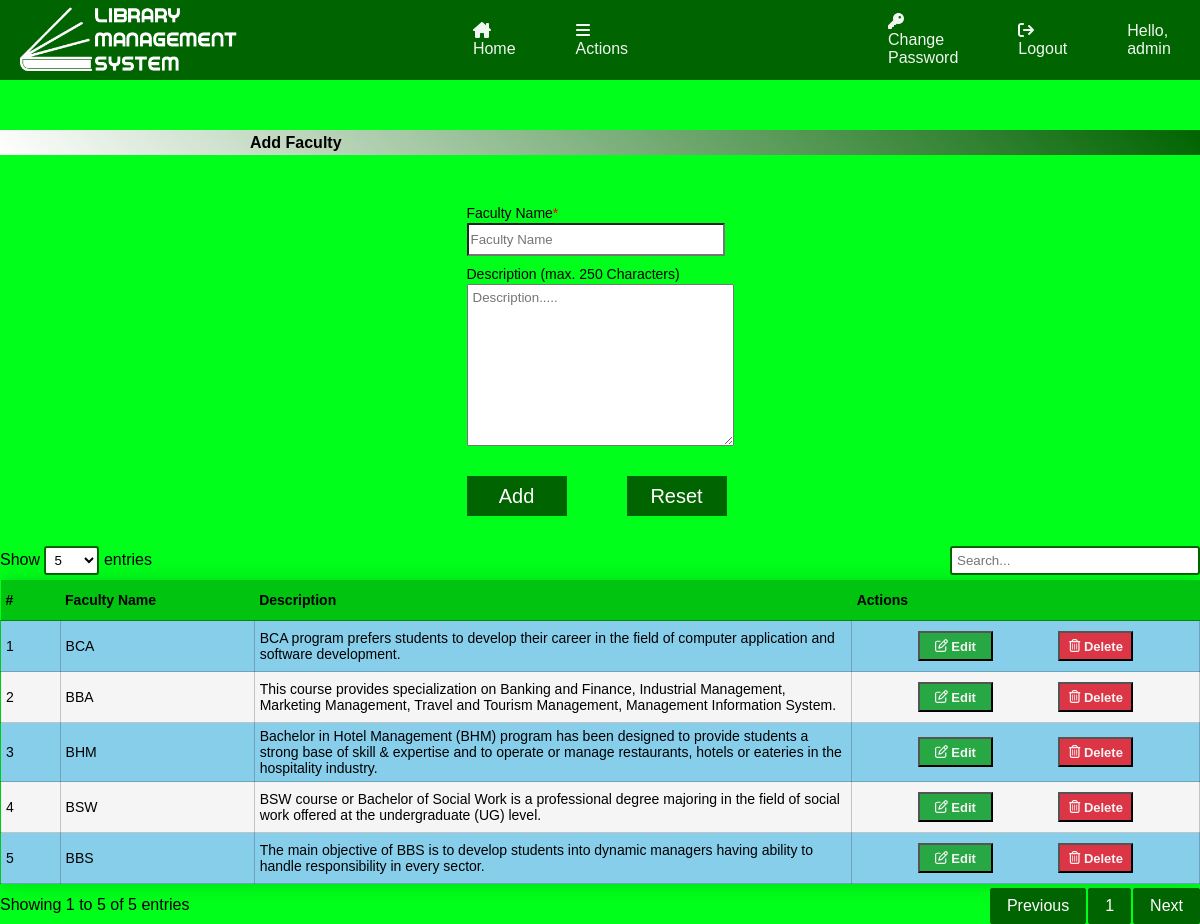
The page /Admins/addFaculty.php (signed in) on the database its author committed.
### tables this page shows
CREATE TABLE `faculty_tbl` (
  `fid` int(20) NOT NULL,
  `faculty_name` varchar(50) NOT NULL,
  `description` longtext NOT NULL
);

### Admins/displayFaculty.php (the view)
<section class="table-container">
    <table class="table" id="myTable">
        <thead>
            <tr>
                <th>#</th>
                <th>Faculty Name</th>
                <th>Description</th>
                <th>Actions</th>
            </tr>
        </thead>
        <tbody>
            <?php
            $counter=0;
            $sql = "SELECT * FROM `faculty_tbl`";
            $result = mysqli_query($conn, $sql);
            $num = mysqli_num_rows($result);
            if ($num > 0) {
                while ($rows = mysqli_fetch_assoc($result)) {
            ?>
                    <tr>
                        <td><?php echo ++$counter; ?></td>
                        <td><?php echo $rows['faculty_name'] ?></td>
                        <td><?php echo $rows['description'] ?></td>
                        <td>
                            <div class="actions">
                                <div class="action-btn">
                                    <div>
                                        <button class="edit-btn all-btn" onclick="location.href='updateFaculty.php?fid=<?php echo $rows['fid']; ?>&action=e'"><i class="fa-regular fa-pen-to-square"></i>
                                            Edit</button>
                                    </div>
                                </div>
                                <div class="action-btn">
                                    <div>
                                        <button class="del-btn all-btn" onclick="location.href='updateFaculty.php?fid=<?php echo $rows['fid']; ?>&action=d'"><i class="fa-regular fa-trash-can"></i>
                                            Delete</button>
                                    </div>
                                </div>
                            </div>
                        </td>
                    </tr>
            <?php }
            }
            ?>
        </tbody>
    </table>
</section>

### css/header.css (style rules this page uses)
* { margin: 0; padding: 0; }
body { background-color: rgb(0, 255, 26); font-family: Arial, Helvetica, sans-serif; background-repeat: no-repeat; background-attachment: fixed; }

### css/table.css (style rules this page uses)
:root { --green: #006400; }
* { padding: 0; margin: 0; font-family: Arial, Helvetica, sans-serif; }
.table-container { display: flex; justify-content: center; }
.table { border-collapse: collapse; margin: 25px 0; font-size: 0.9em; box-shadow: 0 0 20px rgba(0, 0, 0, 0.15); width: 1200px; }
.table th { padding: 5px; height: 30px; }
.table td { padding: 5px; min-width: 20px; max-width: 300px; border: 1px solid rgba(0, 0, 0, 0.203); }
.table tr { color: #000000; text-align: left; }
.table thead tr { background-color: #00640061; font-size: 14px; }
.table tbody tr { font-size: 14px; }
.table tbody tr:nth-of-type(even) { background-color: whitesmoke; }
.table tbody tr:nth-of-type(odd) { background-color: skyblue; }
.actions { display: flex; align-items: center; justify-content: space-evenly; }
.actions .action-btn { margin: 5px; }
.actions .action-btn .all-btn { width: 75px; height: 30px; padding: 5px; text-align: center; font-size: 13px; color: whitesmoke; font-weight: bold; }
.actions .action-btn .edit-btn { background-color: #28A745; }
.actions .action-btn .del-btn { background-color: #DC3545; }

### Admins/css/addForm.css (style rules this page uses)
:root { --green: #006400; }
* { padding: 0; margin: 0; }

### Assets/DataTables/datatables.css (style rules this page uses)
table.dataTable thead th, table.dataTable thead td, table.dataTable tfoot th, table.dataTable tfoot td { text-align: left; }
table.dataTable { width: 1200px; margin: 0 auto; clear: both; border-spacing: 0; }
table.dataTable thead th, table.dataTable tfoot th { font-weight: bold; }
table.dataTable thead th, table.dataTable thead td { padding: 5px; border-bottom: 1px solid rgba(0, 0, 0, 0.3); }
table.dataTable tbody tr { background-color: transparent; }
table.dataTable tbody th, table.dataTable tbody td { padding: 5px; }
table.dataTable.no-footer { border-bottom: 1px solid rgba(0, 0, 0, 0.3); }
table.dataTable th, table.dataTable td { box-sizing: content-box; }

### rows shown on the page
faculty_tbl: faculty_name "BCA", description "BCA program prefers students to develop their career in the field of computer application and software development."
faculty_tbl: faculty_name "BBA", description "This course provides specialization on Banking and Finance, Industrial Management, Marketing Management, Travel and Tourism Management, Management Information System."
faculty_tbl: faculty_name "BHM", description "Bachelor in Hotel Management (BHM) program has been designed to provide students a strong base of skill & expertise and to operate or manage restaurants, hotels or eateries in the hospitality industry."
faculty_tbl: faculty_name "BSW", description "BSW course or Bachelor of Social Work is a professional degree majoring in the field of social work offered at the undergraduate (UG) level."
faculty_tbl: faculty_name "BBS", description "The main objective of BBS is to develop students into dynamic managers having ability to handle responsibility in every sector."

### other values the page prints
$_SESSION['role'] "admin"
